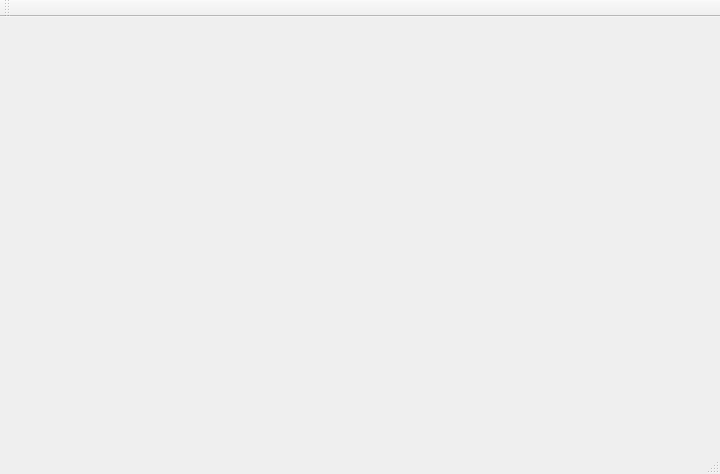
<?xml version="1.0" encoding="UTF-8"?>
<ui version="4.0">
 <class>MainWindow</class>
 <widget class="QMainWindow" name="MainWindow">
  <property name="geometry">
   <rect>
    <x>0</x>
    <y>0</y>
    <width>720</width>
    <height>474</height>
   </rect>
  </property>
  <property name="windowTitle">
   <string>MainWindow</string>
  </property>
  <widget class="QWidget" name="centralWidget"/>
  <widget class="QMenuBar" name="menuBar">
   <property name="geometry">
    <rect>
     <x>0</x>
     <y>0</y>
     <width>720</width>
     <height>21</height>
    </rect>
   </property>
  </widget>
  <widget class="QToolBar" name="mainToolBar">
   <attribute name="toolBarArea">
    <enum>TopToolBarArea</enum>
   </attribute>
   <attribute name="toolBarBreak">
    <bool>false</bool>
   </attribute>
  </widget>
  <widget class="QStatusBar" name="statusBar"/>
 </widget>
 <layoutdefault spacing="6" margin="11"/>
 <resources/>
 <connections/>
</ui>
